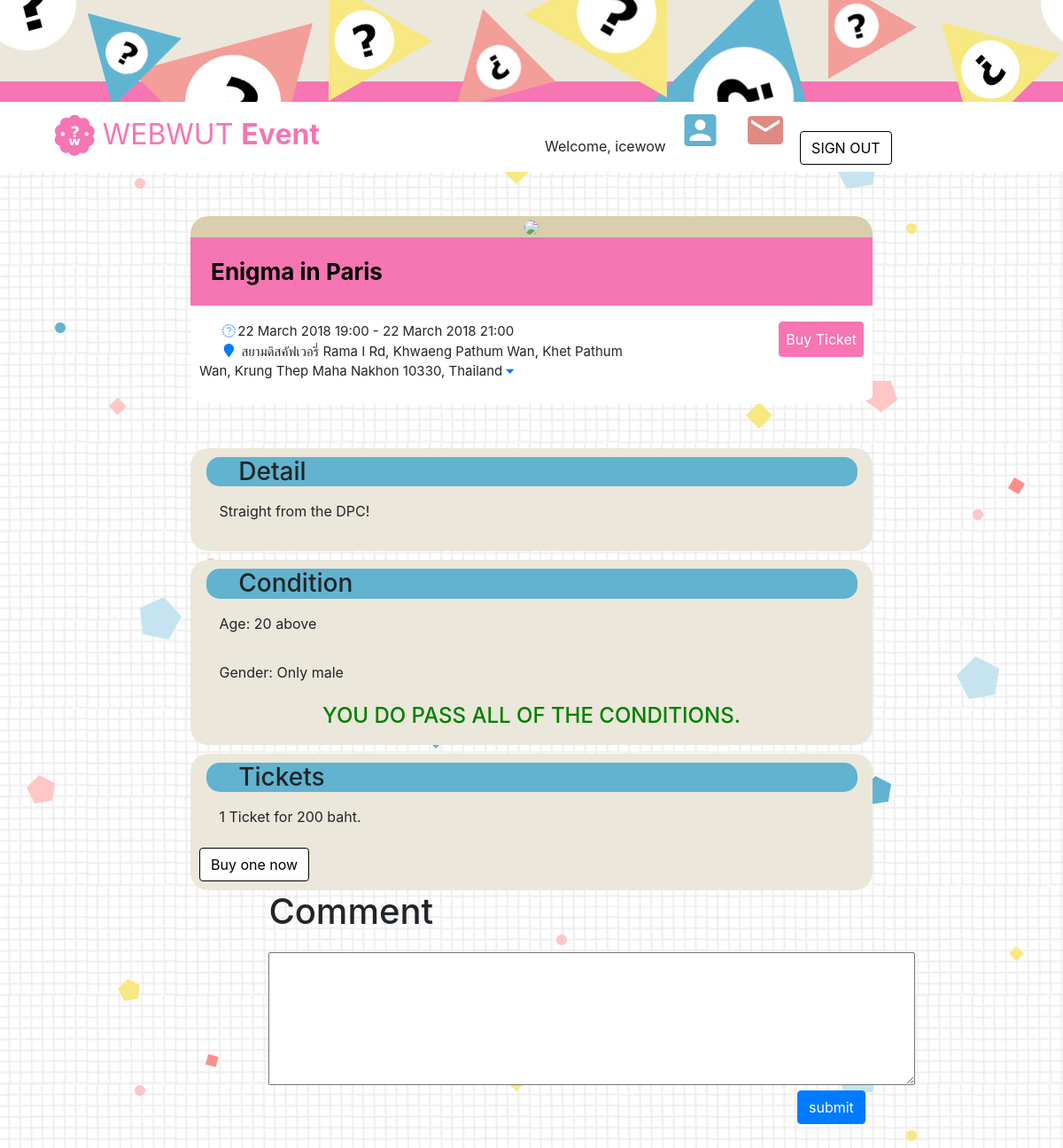
/event.php?id=4 (signed in), run on the app's committed database.
### tables this page shows
CREATE TABLE `event` (
  `eventID` int(11) NOT NULL,
  `orgID` int(11) NOT NULL,
  `eventCreate` timestamp NOT NULL DEFAULT CURRENT_TIMESTAMP,
  `registrableDate` datetime NOT NULL,
  `eventStart` datetime NOT NULL,
  `eventEnd` datetime NOT NULL,
  `eventName` varchar(255) NOT NULL,
  `eventDetail` varchar(512) NOT NULL,
  `age` int(11) NOT NULL,
  `gender` varchar(6) NOT NULL,
  `price` int(11) NOT NULL,
  `capacity` int(11) NOT NULL,
  `indoorName` varchar(255) NOT NULL,
  `location` varchar(255) NOT NULL,
  `type` varchar(10) NOT NULL
);

### event.php (the view, shortened to what this page needs)
<!DOCTYPE html>
<html lang="en">
<head>
    <link rel="stylesheet" href="css/event.css">
    <link rel="stylesheet" href="css/comments.css">
</head>
<body>
    <?php
    include 'header.php';
    include 'services/connectDB.php';
    if (isset($conn)) {
        $eventID = $_GET['id'];
        $sql = "SELECT * FROM event WHERE eventID=?";
        $stmt = $conn->prepare($sql);
        $stmt->execute([$eventID]);
        $result = $stmt->fetch(PDO::FETCH_OBJ);
        if ($result !== FALSE) {
            $event = $result;
        } else {
            header('location:oops.php');
        }
        $event->eventStart = date("j F Y G:i", strtotime($event->eventStart));
        $event->eventEnd = date("j F Y G:i", strtotime($event->eventEnd));
        $sql = "SELECT image FROM event_image WHERE eventID=?";
        $stmt = $conn->prepare($sql);
        $stmt->execute([$_GET['id']]);
        $result = $stmt->fetchAll(PDO::FETCH_OBJ);
        $event->images = array();
        if ($result !== FALSE) {
            foreach ($result as $value) {
                $event->images[] = $value->image;
            }
        }
        $PASS_CONDITION = TRUE;
        $sql = 'SELECT * FROM event_attendant WHERE aID='.$_SESSION['ID'].' AND eventID='.$_GET['id'];
        $stmt = $conn->prepare($sql);
        $stmt->execute();
        $attended = $stmt->fetch(PDO::FETCH_OBJ);
        $ISATTENDED = FALSE;
    }
    ?>
    <div class="container" id="main-content">
        <div class="col-12 padding-top" id="event">
            <div class="event-cover">
                <img class="img-responsive top-radius" style="height: 250px;" src="assets/events/<?php echo $event->images[0]; ?>">
            </div>
            <div class="content-box no-border-bottom">
                <h1 id="event-title">
                    <?php echo $event->eventName; ?>
                </h1>
                <div class="row" id="event-sub">
                    <div id="event-info" class="col-xs-12 col-sm-8">
                        <div id="event-time">
                            <i class="fa fa-clock-o fa-fw text-primary"></i><?php echo $event->eventStart." - ".$event->eventEnd; ?>
                        </div>
                        <div id="event-location">
                            <toggle id="event-map-toggle" data-toggle="collapse" href="#event-map">
                                <i class="fa fa-map-marker fa-fw text-primary"></i>
                                <?php echo $event->location; ?>
                                <i class="fa fa-caret-down text-primary"></i>
                            </toggle>
                        </div>
                    </div>
                    <div class="col-xs-12 col-sm-4 text-right text-xs-center action-button">
                        <?php
                        if (!$ISATTENDED) {
                            echo '<a class="btn btn-secondary '.($PASS_CONDITION ? '' : 'disabled').'" id="top-buy-tickets-btn" data-scroll="true" href="#event-ticket">'.($event->price <= 0 ? "Get Tickets" : "Buy Ticket").'</a>';
                        } else {
                            if ($attended->flag != 1) {
                                echo '<a class="btn btn-secondary disabled">รอการยืนยัน</a>';
                            } else {
                                echo '<a class="btn btn-success disabled">เข้าร่วมแล้ว</a>';
                            }
                        }
                        ?>
                    </div>
                </div>
            </div>
            <div id="event-detail" class="margin-top">
                <h3>Detail</h3>
                <p><?php echo $event->eventDetail ?></p>
            </div>
            <div id="event-condition" >
                <h3>Condition</h3>
                <p>Age: <?php echo $event->age==-1? "All age" : $event->age." above" ?></p>
                <p>Gender: <?php echo $event->gender=="all"? "All Gender" : "Only ".$event->gender ?></p>
                <h4 style="color: <?php echo $PASS_CONDITION ? 'green' : 'red' ?>"><?php echo $PASS_CONDITION ? "YOU DO PASS ALL OF THE CONDITIONS." : "YOU DO NOT PASS ALL OF THE CONDITIONS." ?></h4>
            </div>
            <?php
            if (!$ISATTENDED) {
                echo $PASS_CONDITION ?
                '<div id="event-ticket" >
                    <h3>Tickets</h3>
                    <p>1 Ticket for '.($event->price==0? "Free" : $event->price." baht.").'</p>
                    <a class="btn btn-outline-primary" data-toggle="modal" data-target="#mymodal">'.($event->price==0? "Get" : "Buy").' one now</a>
                </div>':"";
            }
            ?>
        </div>
        <div id="comments">
            <?php include 'services/comments.php'; ?>
        </div>
    </div>
</body>
</html>

### css/event.css (style rules this page uses)
.container { padding: 0; }
#event-title { font-size: 26px; }
#event-info { font-size: 15px; }
.padding-top { padding-top: 50px; }
#event { max-width: 800px; margin: 0 auto; }
.top-radius { border-radius: 20px; }
#main-content { padding-bottom: 50px; }
#event-map-toggle { padding: 0 5%; cursor: pointer; }
.content-box { background-color:white; padding: 0 0 2% 0; border-radius: 5%; }
#event-title { background-color:#f675b3; padding: 2%; color: Black; font-weight:bolder; border: 5px; }
#event-title { background-color:#f675b3; padding: 3%; color: Black; }
#event-time { padding: 0 5%; }
#top-buy-tickets-btn { padding: 3%; background-color: #f675b3; border-color: #f675b3; }
#event-sub { padding: 10px; }
.event-cover { text-align: center; background-color: #d9ceae; border-top-left-radius: 20px; border-top-right-radius: 20px; }
.margin-top { margin-top: 50px; }
#event-detail { background-color: #ebe7da; padding: 10px; border-radius: 20px; }
#event-condition { background-color: #ebe7da; padding: 10px; margin-top: 10px; border-radius: 20px; }
#event-ticket { background-color:#ebe7da; padding: 10px; margin-top: 10px; border-radius: 20px; }
h3 { background-color: #61b3cf; margin: 6% 1%; border-radius: 15px; text-indent: 5%; }
h4 { text-align: center; }
p { padding: 1% 3%; }
.btn-outline-primary { background-color:white !important; border-color: black !important; color: black !important; }

### css/header.css (style rules this page uses)
body { background-image: url("../assets/image/background.jpg"); background-attachment: fixed; }

### data on the page
event: eventName "Enigma in Paris", eventStart "22 March 2018 19:00", eventEnd "22 March 2018 21:00", location "สยามดิสคัฟเวอรี่ Rama I Rd, Khwaeng Pathum Wan, Khet Pathum Wan, Krung Thep Maha Nakhon 10330, Thailand", eventDetail "Straight from the DPC!", age "20", gender "male", price "200"

### other printed values
$displayName "icewow"
